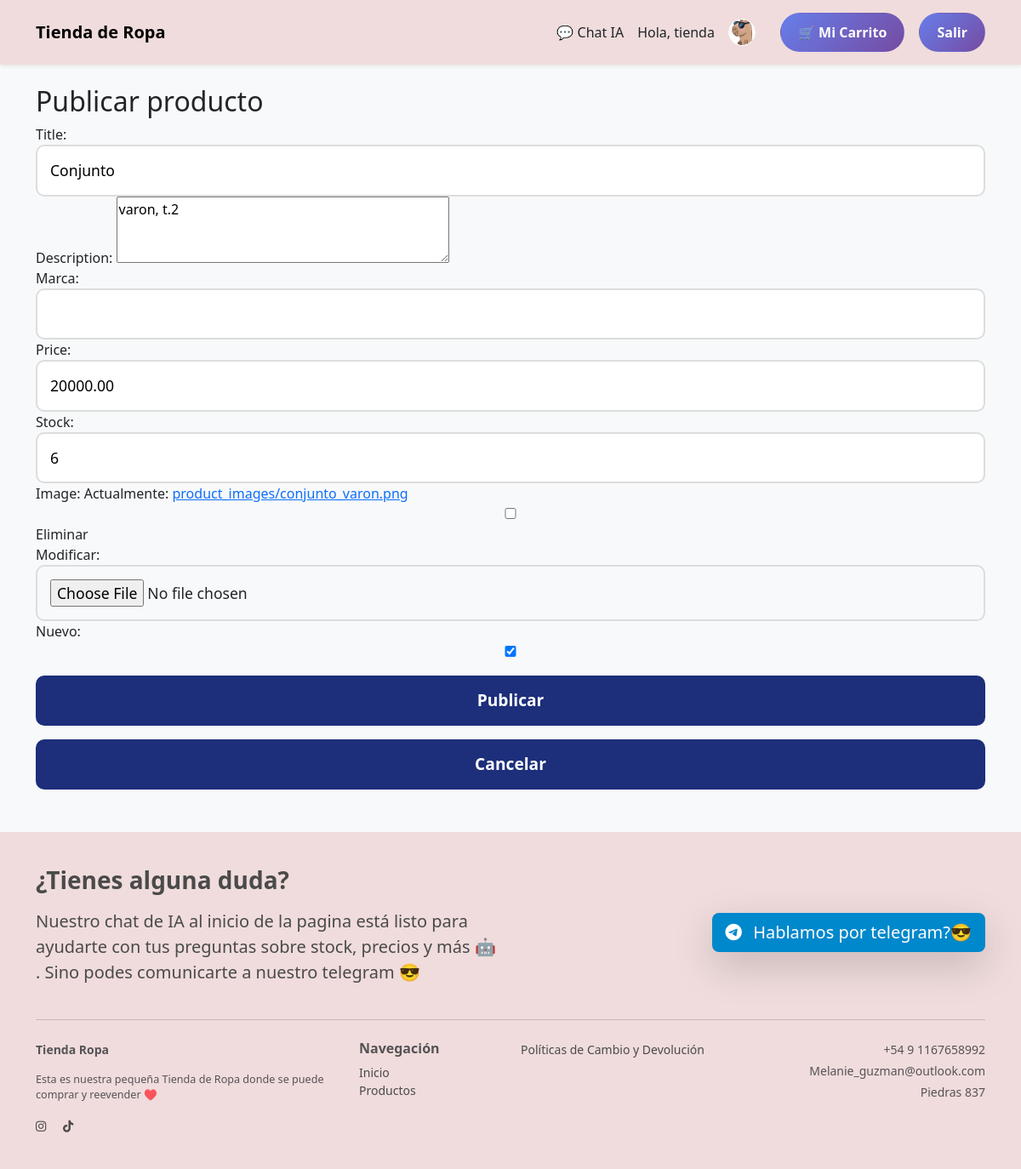
Page /productos/edit/5/ (signed in) on the earlier database version.
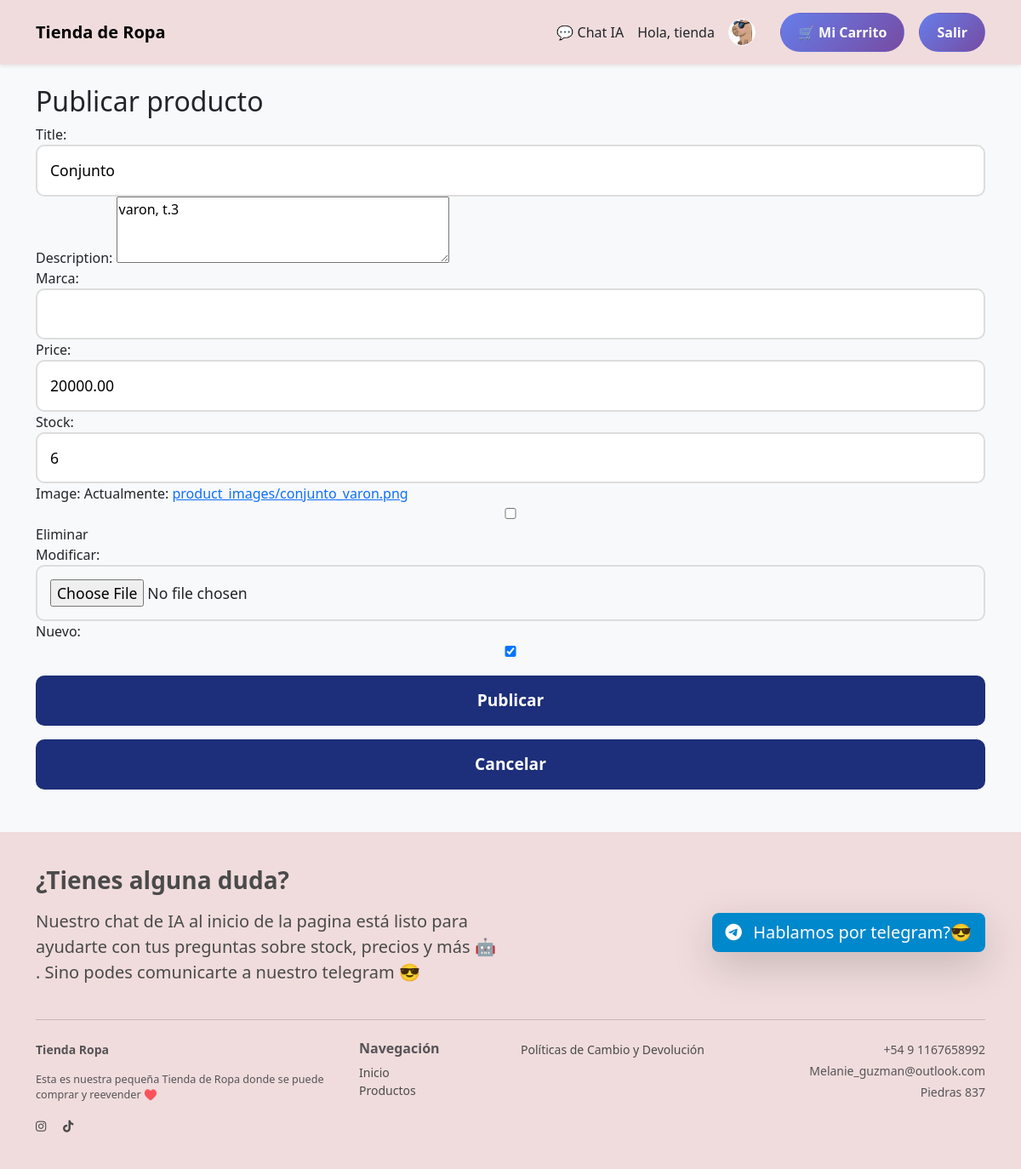
Same page on the later database version.
### productos/models.py (models this page shows, shortened)
class Product(models.Model):
    seller = models.ForeignKey(settings.AUTH_USER_MODEL, on_delete=models.CASCADE, related_name="products")
    title = models.CharField(max_length=200)
    description = models.TextField(blank=True)
    nuevo = models.BooleanField(default=True)
    marca = models.CharField(max_length=100, blank=True, default="Generico")
    price = models.DecimalField(max_digits=12, decimal_places=2)
    created_at = models.DateTimeField(auto_now_add=True)
    active = models.BooleanField(default=True)
    stock = models.PositiveIntegerField(default=1)  # nuevo campo
    image = models.ImageField(upload_to="product_images/", blank=True, null=True)  # opcional
    updated_at = models.DateTimeField(auto_now=True)  # fecha de última modificación

### productos/views.py (the view)
# urls.py: path("edit/<int:pk>/", views.product_edit, name="product-edit"),
@login_required
def product_edit(request, pk):
    product = get_object_or_404(Product, pk=pk, seller=request.user)
    if request.method == "POST":
        form = ProductForm(request.POST, request.FILES, instance=product)
        if form.is_valid():
            form.save()
            return redirect("productos:product-list")
    else:
        form = ProductForm(instance=product)
    return render(request, "product_form.html", {"form": form})

### productos/forms.py
class ProductForm(forms.ModelForm):
    class Meta:
        model = Product
        fields = ["title", "description", "marca", "price","stock","image","nuevo"]
        widgets = {
            "description": forms.Textarea(attrs={"rows": 3}),
        }

### productos/templates/product_form.html (shortened to what this page needs)
{% extends "base.html" %}
{% block content %}
<div class="auth-container">
  <h2>Publicar producto</h2>
  <form method="post" enctype="multipart/form-data" class="form">
    {% for field in form %}
      <div class="form-group">
        {{ field.label_tag }}
        {{ field }}
      </div>
    {% endfor %}
    <button type="submit" class="btn btn-primary mt-3 me-2">Publicar</button><br>
    <a href="/" class="btn btn-primary mt-3">Cancelar</a>
  </form>
</div>
{% endblock %}

Differences in the rows shown:
changed Product "Conjunto": description "varon, t.2" → "varon, t.3"
